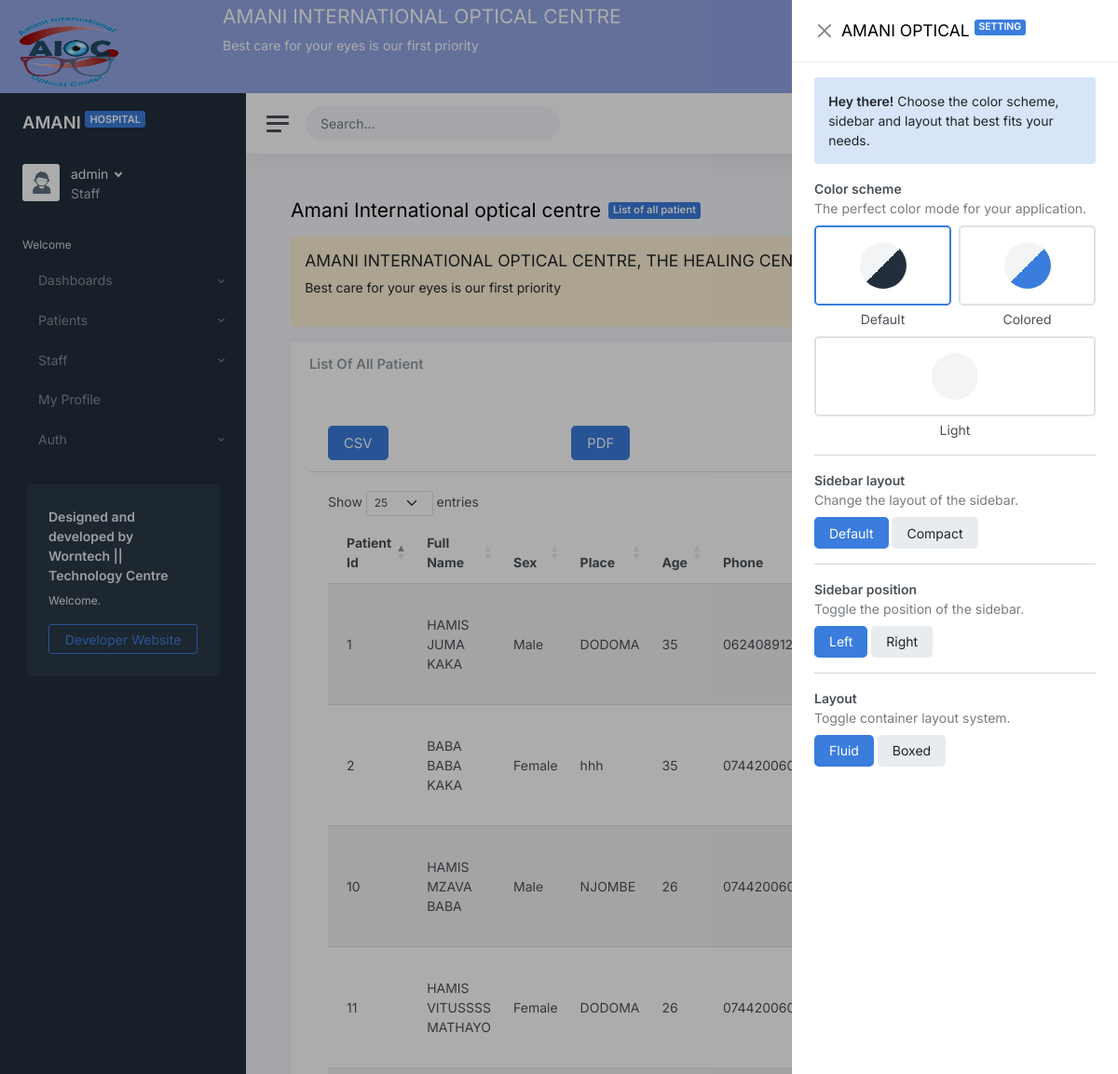
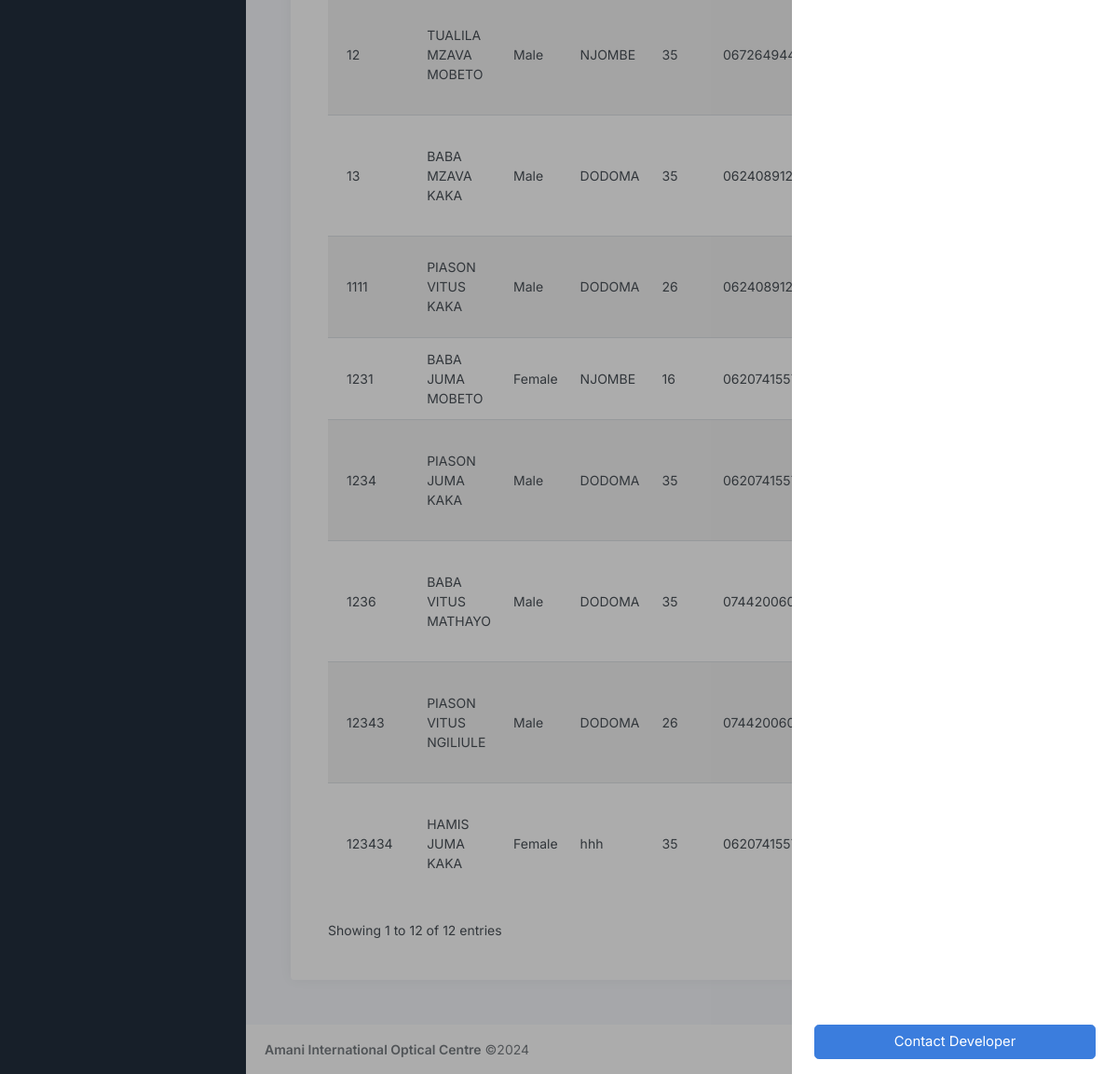
The page /patient/ (signed in) on the database its author committed (2 pictures, top to bottom).
### sims/models.py (models this page shows, shortened)
class MyStaff(AbstractBaseUser):
    email=models.EmailField(verbose_name="email", max_length=100, unique=True)
    username=models.CharField(verbose_name="username", max_length=100, unique=True)
    date_joined=models.DateTimeField(verbose_name="date joined", auto_now_add=True)
    last_login=models.DateTimeField(verbose_name="last login", auto_now=True)
    is_admin=models.BooleanField(default=False)
    is_active=models.BooleanField(default=True)
    is_staff=models.BooleanField(default=False)
    is_superuser=models.BooleanField(default=False)
    hide_email = models.BooleanField(default=True)
    USERNAME_FIELD="email"
    REQUIRED_FIELDS=['username']
    objects=MyUserManager()

class Patient(models.Model):
    user_type = [
    ("NHIF", "NHIF"),
    ("Cash payment", "Cash payment"),
]
    sex = [
    ("Male", "Male"),
    ("Female", "Female"),
]
    Patient_Id = models.IntegerField(primary_key=True)
    First_Name = models.CharField(max_length=100)
    Middle_Name = models.CharField(max_length=100)
    Last_Name = models.CharField(max_length=100)
    Sex = models.CharField(max_length=40, choices=sex)
    Place = models.CharField(max_length=100)
    Age = models.CharField(max_length=100)
    Phone = models.CharField(max_length=100)
    Payment = models.CharField(max_length=40, choices=user_type)
    Cost = models.CharField(max_length=100)
    date_joined=models.DateTimeField(verbose_name="date joined", auto_now_add=True)

### sims/views.py (the view)
# urls.py: path('patient/', views.patient, name = "patient"),
@login_required(login_url='signinsims')
def patient(request):
    patient = Patient.objects.all().order_by("-pk")
    context={
        "patient":patient
    }
    return render(request, 'sims/patient.html', context)

### sims/templates/sims/patient.html (shortened to what this page needs)
{% extends 'sims/base.html' %}
{% load static %}
{% block content %}
<!DOCTYPE html>
<html lang="en">
<head>
    <link href="{% static 'sims/css/light.css' %}" rel="stylesheet">
    <link class="js-stylesheet" href="{% static 'sims/css/light.css' %}" rel="stylesheet">
</head>
<body data-theme="default" data-layout="fluid" data-sidebar-position="left" data-sidebar-layout="default">
    <div class="wrapper">
        <div class="main">
            <main class="content">
                <div class="container-fluid p-0">
                    <div class="mb-3">
                        <h1 class="h3 d-inline align-middle">Amani International optical centre</h1><a class="badge bg-primary ms-2" href="#" target="_blank">List of all patient</i></a>
                    </div>
                    <div class="row">
                        <div class="col-12">
                            <div class="alert alert-warning alert-dismissible" role="alert">
                                <div class="alert-message">
                                    <h4 class="alert-heading">AMANI INTERNATIONAL OPTICAL CENTRE, THE HEALING CENTRE</h4>
                                    <p>
                                        Best care for your eyes is our first priority
                                    </p>
                                </div>
                            </div>
                            <div class="card">
                                <div class="card-header">
                                    <h5 class="card-title">List Of All Patient</h5>
                                </div>
                                <div class="card-body table-responsive">
                                    <table id="" class="table table-striped" style="width:100%">
                                        {% if patient %}
                                        <thead>
                                            <tr>
                                                <th>
                                                    <form action="{% url 'export_patients_csv' %}" method="get">
                                                        <button type="submit" class="btn btn-lg btn-primary">CSV</button>
                                                    </form>
                                                </th>
                                                <th>
                                                    <form action="{% url 'export_patients_pdf' %}" method="get">
                                                        <button type="submit" class="btn btn-lg btn-primary">PDF</button>
                                                    </form>
                                                </th>
                                                <th>
                                                    <form action="{% url 'export_patients_excel' %}" method="get">
                                                        <button type="submit" class="btn btn-lg btn-primary">Excel</button>
                                                    </form>
                                                </th>
                                            </tr>
                                        </thead>
                                        {% endif %}
                                    </table>
                                <div class="card-body table-responsive">
                                    <table id="datatables-fixed-header" class="table table-striped" style="width:100%">
                                        {% if patient %}
                                        <thead>
                                            <tr>
                                                <th>Patient Id</th>
                                                <th>Full Name</th>
                                                <th>Sex</th>
                                                <th>Place</th>
                                                <th>Age</th>
                                                <th>Phone</th>
                                                <th>Payment</th>
                                                <th>Cost</th>
                                                <th>Date</th>
                                                <th>View</th>
                                            </tr>
                                        </thead>
                                        <tbody>
                                            {% for i in patient %}
                                            <tr>
                                                <td>{{i.Patient_Id}}</td>
                                                <td>{{i.First_Name}} {{i.Middle_Name}} {{i.Last_Name}}</td>
                                                <td>{{i.Sex}}</td>
                                                <td>{{i.Place}}</td>
                                                <td>{{i.Age}}</td>
                                                <td>{{i.Phone}}</td>
                                                <td>{{i.Payment}}</td>
                                                <td>TSh. {{i.Cost}}</td>
                                                <td>{{i.date_joined}}</td>
                                                <td><a href="{% url 'viewpatient' i.pk %}">View</a></td>
                                            </tr>
                                            {% endfor %}
                                            {% else %}
                                            <p>No Patient found</p>
                                            {% endif %}
                                        </tbody>
                                    </table>
                                </div>
                            </div>
                        </div>
                    </div>
                </div>
            </main>
        </div>
    </div>
</body>
</html>
{% endblock %}

### sims/templates/sims/base.html (shortened to what this page needs)
{% load static %}
<!DOCTYPE html><html lang="en"><head>
	<link rel="stylesheet" href="https://cdn.datatables.net/2.0.3/css/dataTables.dataTables.css" />
	<link href="{% static 'sims/css/light.css' %}" rel="stylesheet">
	<link href="{% static 'sims/css/main.css' %}" rel="stylesheet">
    <link class="js-stylesheet" href="{% static 'sims/css/light.css' %}" rel="stylesheet">
</head>
<body data-theme="default" data-layout="fluid" data-sidebar-position="left" data-sidebar-layout="default">
	  <div class="rowimage">
        <div class="columnimage">
            <img src="{% static 'sims/images/logo3.png' %}" alt="Snow" style="width:100%">
        </div>
        <div class="text1">
            <h3 class="aman">AMANI INTERNATIONAL OPTICAL CENTRE</h3>
			Best care for your eyes is our first priority
        </div>
    </div>
	<div class="wrapper">
		<nav id="sidebar" class="sidebar js-sidebar">
			<div class="sidebar-content js-simplebar">
				<a class="sidebar-brand" href="{% url 'dashboard' %}">
					<span class="sidebar-brand-text align-middle">
						AMANI
						<sup><small class="badge bg-primary text-uppercase">HOSPITAL</small></sup>
					</span>
				</a>
				{% if user.is_authenticated %}
				<div class="sidebar-user">
					<div class="d-flex justify-content-center">
						<div class="flex-shrink-0">
							<img src="{% static 'sims/images/profile1.jpg' %}" class="avatar img-fluid rounded me-1" alt="Charles Hall">
						</div>
						<div class="flex-grow-1 ps-2">
							<a class="sidebar-user-title dropdown-toggle" href="#" data-bs-toggle="dropdown">
								{{user.username}}
							</a>
							<div class="sidebar-user-subtitle">Staff</div>
						</div>
					</div>
				</div>
				<ul class="sidebar-nav">
					<li class="sidebar-header">
						Welcome
					</li>
					<li class="sidebar-item">
						<a data-bs-target="#dashboards" data-bs-toggle="collapse" class="sidebar-link collapsed">
							 <span class="align-middle">Dashboards</span>
						</a>
					</li>
                    <li class="sidebar-item">
						<a data-bs-target="#student" data-bs-toggle="collapse" class="sidebar-link collapsed">
							 <span class="align-middle">Patients</span>
						</a>
					</li>
                    <li class="sidebar-item">
						<a data-bs-target="#staff" data-bs-toggle="collapse" class="sidebar-link collapsed">
							 <span class="align-middle">Staff</span>
						</a>
					</li>
					<li class="sidebar-item">
						<a class="sidebar-link" href="{% url 'myprofile' %}">
							 <span class="align-middle">My Profile</span>
						</a>
					</li>
					<li class="sidebar-item">
						<a href="#auth" data-bs-toggle="collapse" class="sidebar-link collapsed">
							 <span class="align-middle">Auth</span>
						</a>
					</li>
				<div class="sidebar-cta">
					<div class="sidebar-cta-content">
						<strong class="d-inline-block mb-2">Designed and developed by Worntech || Technology Centre</strong>
						<div class="mb-3 text-sm">
							Welcome.
						</div>
						<div class="d-grid">
							<a href="https://www.worntech.com" class="btn btn-outline-primary" target="_blank">Developer Website</a>
						</div>
					</div>
				</div>
		{% endif %}
			</div>
		</nav>
		<div class="main">
			<nav class="navbar navbar-expand navbar-light navbar-bg">
				<a class="sidebar-toggle js-sidebar-toggle">
					<i class="hamburger align-self-center"></i>
				</a>
				<form class="d-none d-sm-inline-block">
					<div class="input-group input-group-navbar">
						<input type="text" class="form-control" placeholder="Search…" aria-label="Search">
						<button class="btn" type="button">
						</button>
					</div>
				</form>
				<ul class="navbar-nav d-none d-lg-flex">
					<li class="nav-item px-2">
						<a class="nav-link" href="#" id="">
						</a>
					</li>
				</ul>
				<div class="navbar-collapse collapse">
					<ul class="navbar-nav navbar-align">
						<li class="nav-item">
							<a class="nav-icon js-fullscreen d-none d-lg-block" href="#">
							</a>
						</li>
					</ul>
				</div>
			</nav>
            {% block content %}
            {% endblock %}
			<footer class="footer">
				<div class="container-fluid">
					<div class="row text-muted">
						<div class="col-6 text-start">
							<p class="mb-0">
								<a href="#" target="_blank" class="text-muted"><strong>Amani International Optical Centre</strong></a> ©2024
							</p>
						</div>
						<div class="col-6 text-end">
							<ul class="list-inline">
								<li class="list-inline-item">
									<a class="text-muted" href="#">Support</a>
								</li>
								<li class="list-inline-item">
									<a class="text-muted" href="#">Help Center</a>
								</li>
								<li class="list-inline-item">
									<a class="text-muted" href="#">Privacy</a>
								</li>
								<li class="list-inline-item">
									<a class="text-muted" href="#">Terms</a>
								</li>
							</ul>
						</div>
					</div>
				</div>
			</footer>
		</div>
	</div>
</body></html>

### sims/static/sims/css/main.css (style rules this page uses)
.row::after { content: ""; clear: both; display: table; }

### sims/templates/sims/base.html (style rules this page uses)
body { opacity: 0; }
.columnimage { float: left; width: 12%; padding: 5px; height: 100px; }
.text1 { float: right; width: 80.5%; padding: 5px; height: 100px; background-color: #92a5e4; color: white; }
.aman { background-color: #92a5e4; color: white; }
.rowimage { width: 100%; background-color: #92a5e4; color: white; }
.rowimage::after { content: ""; clear: both; display: table; }
img { height: 100px; width: 30%; background-color: white; background: none; }
@media (min-width:400px) { img { height: 100px; width: 40%; } }

### rows shown on the page
MyStaff: username "admin"
Patient: Patient_Id "123434", First_Name "HAMIS", Middle_Name "JUMA", Last_Name "KAKA", Sex "Female", Place "hhh", Age "35", Phone "0620741557"
Patient: Patient_Id "12343", First_Name "PIASON", Middle_Name "VITUS", Last_Name "NGILIULE", Sex "Male", Place "DODOMA", Age "26", Phone "0744200608"
Patient: Patient_Id "1236", First_Name "BABA", Middle_Name "VITUS", Last_Name "MATHAYO", Sex "Male", Place "DODOMA", Age "35", Phone "0744200607"
Patient: Patient_Id "1234", First_Name "PIASON", Middle_Name "JUMA", Last_Name "KAKA", Sex "Male", Place "DODOMA", Age "35", Phone "0620741557"
Patient: Patient_Id "1231", First_Name "BABA", Middle_Name "JUMA", Last_Name "MOBETO", Sex "Female", Place "NJOMBE", Age "16", Phone "0620741557"
Patient: Patient_Id "1111", First_Name "PIASON", Middle_Name "VITUS", Last_Name "KAKA", Sex "Male", Place "DODOMA", Age "26", Phone "0624089128"
Patient: Patient_Id "13", First_Name "BABA", Middle_Name "MZAVA", Last_Name "KAKA", Sex "Male", Place "DODOMA", Age "35", Phone "0624089128"
Patient: Patient_Id "12", First_Name "TUALILA", Middle_Name "MZAVA", Last_Name "MOBETO", Sex "Male", Place "NJOMBE", Age "35", Phone "0672649449"
Patient: Patient_Id "11", First_Name "HAMIS", Middle_Name "VITUSSSS", Last_Name "MATHAYO", Sex "Female", Place "DODOMA", Age "26", Phone "0744200607"
Patient: Patient_Id "10", First_Name "HAMIS", Middle_Name "MZAVA", Last_Name "BABA", Sex "Male", Place "NJOMBE", Age "26", Phone "0744200607"
Patient: Patient_Id "2", First_Name "BABA", Middle_Name "BABA", Last_Name "KAKA", Sex "Female", Place "hhh", Age "35", Phone "0744200608"
Patient: Patient_Id "1", First_Name "HAMIS", Middle_Name "JUMA", Last_Name "KAKA", Sex "Male", Place "DODOMA", Age "35", Phone "0624089128"
